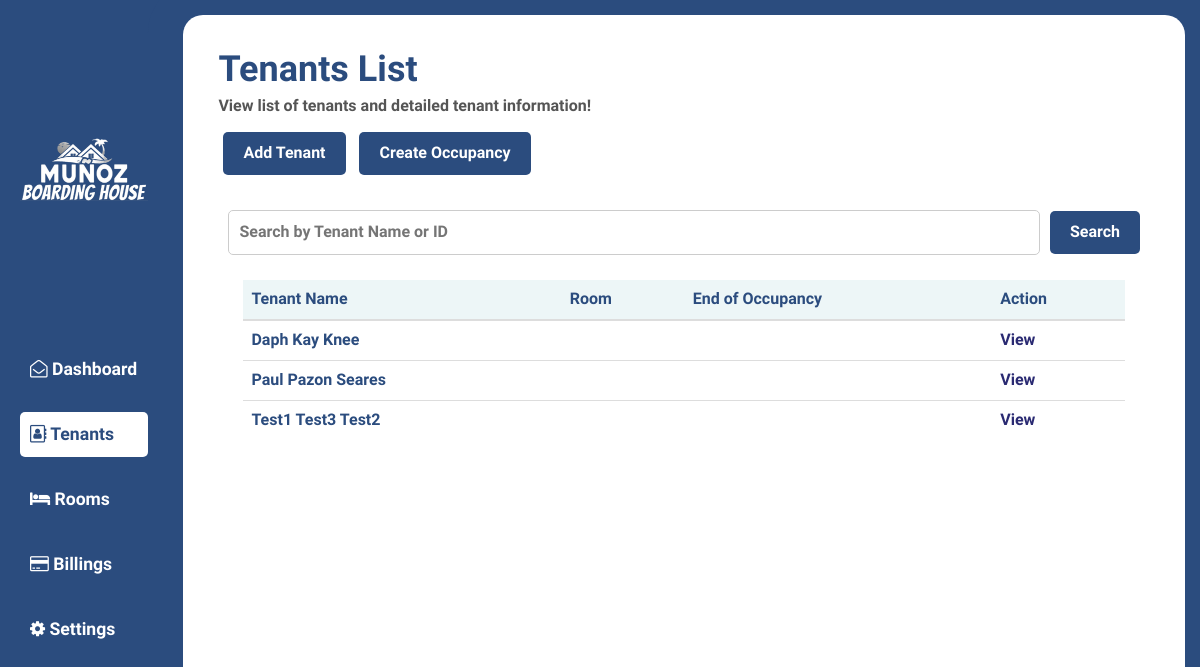
The app's page /php/tenants.php, older data.
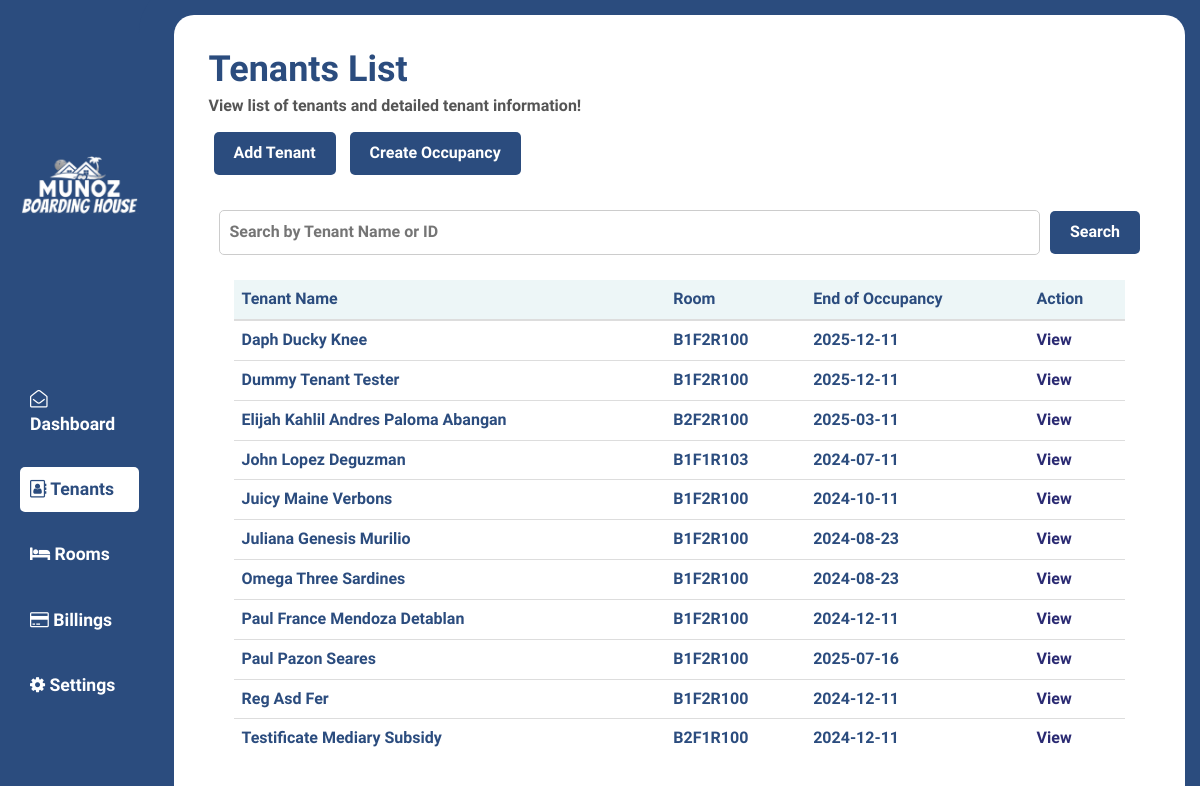
The same page, newer data.
### tables this page shows
CREATE TABLE `tenant` (
  `TenantID` int(11) NOT NULL,
  `TenFname` varchar(50) NOT NULL,
  `TenLname` varchar(50) NOT NULL,
  `TenMname` varchar(50) NOT NULL,
  `TenHouseNum` int(10) NOT NULL,
  `TenSt` varchar(50) NOT NULL,
  `TenBarangay` varchar(50) NOT NULL,
  `TenCity` varchar(50) NOT NULL,
  `TenProv` varchar(50) NOT NULL,
  `TenConNum` varchar(11) NOT NULL,
  `TenEmail` varchar(250) NOT NULL,
  `TenBdate` date NOT NULL,
  `TenGender` enum('M','F') NOT NULL DEFAULT 'M',
  `EmConFname` varchar(50) NOT NULL,
  `EmConLname` varchar(50) NOT NULL,
  `EmConMname` varchar(50) NOT NULL,
  `EmConNum` varchar(11) NOT NULL,
  `DateCreated` timestamp NOT NULL DEFAULT current_timestamp(),
  `LastModified` timestamp NOT NULL DEFAULT current_timestamp() ON UPDATE current_timestamp()
);

### php/tenants.php (the view, shortened to what this page needs)
<!DOCTYPE html>
<html lang="en">
<head>
    <link rel="stylesheet" href="https://cdnjs.cloudflare.com/ajax/libs/font-awesome/4.7.0/css/font-awesome.min.css">
    <link rel="stylesheet" href="https://maxcdn.bootstrapcdn.com/bootstrap/3.4.1/css/bootstrap.min.css">
    <link rel="stylesheet" href="styles/tenants-styles.css">
</head>
<body>
    <div class="sidebar">
        <div class="logo">
            <img src="icons/logo.png" alt="Munoz Boarding House Logo">
        </div>
        <ul class="w-100">
            <li><a href="dashboard.php"><i class="fa fa-envelope-open-o" aria-hidden="true"></i> Dashboard</a></li>
            <li><a href="tenants.php" class="active"><i class="fa fa-address-book-o" aria-hidden="true"></i> Tenants</a></li>
            <li><a href="roomLogs/index.php"><i class="fa fa-bed" aria-hidden="true"></i> Rooms</a></li>
            <li><a href="billing.php"><i class="fa fa-credit-card" aria-hidden="true"></i> Billings</a></li>
            <li><a href="settings.php"><i class="fa fa-cog" aria-hidden="true"></i> Settings</a></li>
        </ul>
    </div>
    <div class="Content">
        <div class="main-content">
            <div class="header">
                <h1>Tenants List</h1>
                <p>View list of tenants and detailed tenant information!</p>
                <div class="buttons">
                    <button id="addTenant">Add Tenant</button>
                    <button id="addRent">Create Occupancy</button>
                </div>
            </div>
            <div class="table-container">
                <div class="search-bar-container">
                    <input type="text" id="searchInput" class="search-bar" placeholder="Search by Tenant Name or ID">
                    <button id="searchButton" class="search-button">Search</button>
                </div>
                <?php
                include 'mysql.php';
                $search = isset($_GET['search']) ? $_GET['search'] : '';
                $sql = "SELECT t.TenantID, CONCAT(t.TenFname, ' ', t.TenMname, ' ', t.TenLname) AS name,
                        MAX(o.RoomID) AS RoomID, MAX(o.OccDateEnd) AS OccDateEnd
                    FROM tenant t
                    LEFT JOIN occupancy o ON t.TenantID = o.TenantID
                    WHERE t.TenantID LIKE ? OR CONCAT(t.TenFname, ' ', t.TenMname, ' ', t.TenLname) LIKE ?
                    GROUP BY t.TenantID
                    ORDER BY name ASC";
                $stmt = $conn->prepare($sql);
                $searchTerm = "%$search%";
                $stmt->bind_param("ss", $searchTerm, $searchTerm);
                $stmt->execute();
                $result = $stmt->get_result();
                ?>
                <div class="cardN">
                    <div class="table-container">
                        <table class="table mb-0">
                            <thead>
                                <tr>
                                    <th class="border-gray-200" scope="col">Tenant Name</th>
                                    <th class="border-gray-200" scope="col">Room</th>
                                    <th class="border-gray-200" scope="col">End of Occupancy</th>
                                    <th class="border-gray-200" scope="col">Action</th>
                                </tr>
                            </thead>
                            <tbody>
                                <?php while ($row = $result->fetch_assoc()) { ?>
                                    <tr>
                                        <td><?php echo htmlspecialchars($row["name"]); ?></td>
                                        <td><?php echo htmlspecialchars($row["RoomID"]); ?></td>
                                        <td><?php echo htmlspecialchars($row["OccDateEnd"]); ?></td>
                                        <td><a href="tenantThings/tenantinfo.php?TenantID=<?php echo htmlspecialchars($row["TenantID"]); ?>">View</a></td>
                                    </tr>
                                <?php } ?>
                            </tbody>
                        </table>
                    </div>
                </div>
            </div>
        </div>
    </div>
</body>
</html>

### php/styles/tenants-styles.css (style rules this page uses)
body { display: flex; margin: 0; height: 100vh; background-color: white; user-select: none; color: #2b4c7e; font-family: "Mallanna", sans-serif; font-weight: bold; font-size: medium; }
.sidebar { width: 250px; background-color: #2b4c7e; color: white; padding: 20px; display: flex; flex-direction: column; justify-content: space-evenly; }
.logo img { display: block; max-width: 100%; }
ul { list-style: none; padding: 0; }
ul li { margin: 20px 0 0 0; }
ul li a { color: white; text-decoration: none; font-size: 1.1em; display: block; padding: 10px; border-radius: 5px; }
ul li a:hover, ul li a.active { background-color: white; color: #2b4c7e; }
.Content { font-family: "Mallanna", sans-serif; background-color: white; margin: 15px; border-radius: 20px; width: 200vh; box-shadow: 0 0 0 35px #2b4c7e; padding: 30px; font-family: "Mallanna", sans-serif; color: #2b4c7e; overflow: auto; }
.main-content { flex: 1; padding-bottom: 20px; }
.header { display: block; margin-bottom: 10px; }
.header h1 { margin: 5px; color: #2b4c7e; font-weight: bold; }
.header p { margin: 0 0 15px 5px; color: #555; }
.buttons button { margin-left: 10px; margin-bottom: 10px; padding: 10px 20px; background-color: #2b4c7e; color: white; border: none; border-radius: 5px; cursor: pointer; }
.search-bar-container { display: flex; align-items: center; margin-bottom: 10px; }
.search-bar { width: 100%; padding: 10px; border: 1px solid #ccc; border-radius: 5px; margin-right: 10px; }
.search-button { padding: 10px 20px; background-color: #2b4c7e; color: white; border: none; border-radius: 5px; cursor: pointer; }
.table-container { width: 100%; overflow-x: auto; padding: 15px; box-sizing: border-box; }
table { width: 100%; border-collapse: collapse; justify-content: space-evenly; border-spacing: 0 10px; }
table th, table td { padding: 10px; text-align: left; }
table th { background-color: #edf6f7; }
a { color: #2a2a72; text-decoration: none; }

Row changes from the older to the newer data that the page shows:
changed tenant (number 1 of 11 on the later page): name "Daph Kay Knee" → "Daph Ducky Knee"; RoomID (not shown) → "B1F2R100"; OccDateEnd (not shown) → "2025-12-11"
changed tenant (number 2 of 11 on the later page): name "Test1 Test3 Test2" → "Dummy Tenant Tester"; RoomID (not shown) → "B1F2R100"; OccDateEnd (not shown) → "2025-12-11"; moves up the list
added tenant: name "Elijah Kahlil Andres Paloma Abangan", RoomID "B2F2R100", OccDateEnd "2025-03-11"
added tenant: name "John Lopez Deguzman", RoomID "B1F1R103", OccDateEnd "2024-07-11"
added tenant: name "Juicy Maine Verbons", RoomID "B1F2R100", OccDateEnd "2024-10-11"
added tenant: name "Juliana Genesis Murilio", RoomID "B1F2R100", OccDateEnd "2024-08-23"
added tenant: name "Omega Three Sardines", RoomID "B1F2R100", OccDateEnd "2024-08-23"
added tenant: name "Paul France Mendoza Detablan", RoomID "B1F2R100", OccDateEnd "2024-12-11"
changed tenant (number 9 of 11 on the later page): RoomID (not shown) → "B1F2R100"; OccDateEnd (not shown) → "2025-07-16"
added tenant: name "Reg Asd Fer", RoomID "B1F2R100", OccDateEnd "2024-12-11"
added tenant: name "Testificate Mediary Subsidy", RoomID "B2F1R100", OccDateEnd "2024-12-11"
